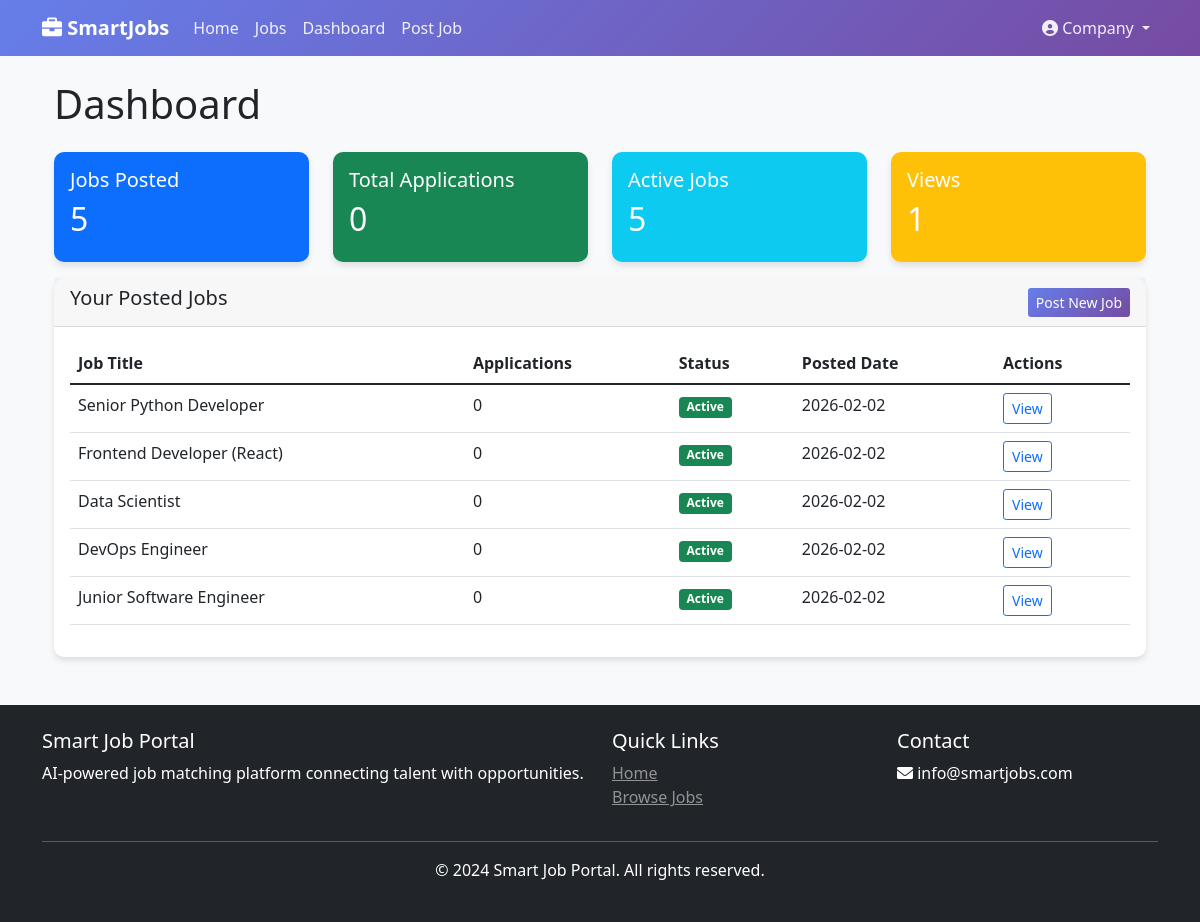
/dashboard (signed in), run on the app's committed database.
### app.py (models this page shows, shortened)
class User(UserMixin, db.Model):
    __tablename__ = 'users'
    id = db.Column(db.Integer, primary_key=True)
    email = db.Column(db.String(120), unique=True, nullable=False, index=True)
    password_hash = db.Column(db.String(256), nullable=False)
    first_name = db.Column(db.String(50))
    last_name = db.Column(db.String(50))
    user_type = db.Column(db.String(20), default='job_seeker')  # job_seeker, employer, admin
    phone = db.Column(db.String(20))
    created_at = db.Column(db.DateTime, default=datetime.utcnow)
    updated_at = db.Column(db.DateTime, default=datetime.utcnow, onupdate=datetime.utcnow)
    headline = db.Column(db.String(200))
    bio = db.Column(db.Text)
    skills = db.Column(db.Text)  # comma separated
    experience = db.Column(db.Text)
    education = db.Column(db.Text)
    location = db.Column(db.String(100))
    resume_text = db.Column(db.Text)
    preferred_locations = db.Column(db.Text)
    salary_expectation = db.Column(db.Integer)
    remote_preference = db.Column(db.Boolean, default=False)
    jobs_posted = db.relationship('Job', backref='employer', lazy=True)
    applications = db.relationship('Application', backref='applicant', lazy=True)
    def is_job_seeker(self):
        return self.user_type == 'job_seeker'

class Job(db.Model):
    __tablename__ = 'jobs'
    id = db.Column(db.Integer, primary_key=True)
    title = db.Column(db.String(200), nullable=False, index=True)
    description = db.Column(db.Text, nullable=False)
    requirements = db.Column(db.Text)
    company_name = db.Column(db.String(200), nullable=False, index=True)
    company_website = db.Column(db.String(200))
    company_description = db.Column(db.Text)
    job_type = db.Column(db.String(50))  # full-time, part-time, contract, internship, remote
    experience_level = db.Column(db.String(50))  # entry, mid, senior, executive
    education_required = db.Column(db.String(100))
    location = db.Column(db.String(200), index=True)
    city = db.Column(db.String(100))
    country = db.Column(db.String(100))
    is_remote = db.Column(db.Boolean, default=False)
    is_hybrid = db.Column(db.Boolean, default=False)
    salary_min = db.Column(db.Integer)
    salary_max = db.Column(db.Integer)
    salary_currency = db.Column(db.String(10), default='USD')
    status = db.Column(db.String(20), default='active')  # active, closed, draft
    is_featured = db.Column(db.Boolean, default=False)
    views_count = db.Column(db.Integer, default=0)
    posted_by = db.Column(db.Integer, db.ForeignKey('users.id'))
    posted_date = db.Column(db.DateTime, default=datetime.utcnow, index=True)
    expiry_date = db.Column(db.DateTime)
    created_at = db.Column(db.DateTime, default=datetime.utcnow)
    applications = db.relationship('Application', backref='job', lazy=True)

### app.py (the view)
@app.route('/dashboard')
@login_required
def dashboard():
    if current_user.is_job_seeker():
        applications = Application.query.filter_by(applicant_id=current_user.id)\
            .order_by(Application.applied_date.desc()).limit(10).all()
        recommendations = job_matcher.get_recommendations(current_user, limit=5)
        return render_template('dashboard.html',
                             user=current_user,
                             applications=applications,
                             recommendations=recommendations,
                             is_seeker=True)
    else:  # Employer
        jobs_posted = Job.query.filter_by(posted_by=current_user.id).all()
        total_applications = 0
        for job in jobs_posted:
            total_applications += len(job.applications)
        return render_template('dashboard.html',
                             user=current_user,
                             jobs_posted=jobs_posted,
                             total_applications=total_applications,
                             is_seeker=False)

### templates/dashboard.html (shortened to what this page needs)
{% extends "base.html" %}
{% block content %}
<div class="container mt-4">
    <h1 class="mb-4">Dashboard</h1>
    {% if is_seeker %}
    <div class="row">
        <div class="col-md-3 mb-3">
            <div class="card text-white bg-primary">
                <div class="card-body">
                    <h5 class="card-title">Applications</h5>
                    <h2>{{ applications|length }}</h2>
                </div>
            </div>
        </div>
        <div class="col-md-3 mb-3">
            <div class="card text-white bg-success">
                <div class="card-body">
                    <h5 class="card-title">Match Score</h5>
                    <h2>
                        {% if applications %}
                            {% set total = applications|sum(attribute='ai_score') %}
                            {{ (total / applications|length)|round(1) }}%
                        {% else %}
                            0%
                        {% endif %}
                    </h2>
                </div>
            </div>
        </div>
        <div class="col-md-3 mb-3">
            <div class="card text-white bg-info">
                <div class="card-body">
                    <h5 class="card-title">Pending</h5>
                    <h2>{{ applications|selectattr('status', 'equalto', 'pending')|list|length }}</h2>
                </div>
            </div>
        </div>
        <div class="col-md-3 mb-3">
            <div class="card text-white bg-warning">
                <div class="card-body">
                    <h5 class="card-title">Skills</h5>
                    <h2>{{ user.get_skills_list()|length }}</h2>
                </div>
            </div>
        </div>
    </div>
    <div class="card mb-4">
        <div class="card-header">
            <h5>Recent Applications</h5>
        </div>
        <div class="card-body">
            {% if applications %}
            <div class="table-responsive">
                <table class="table table-hover">
                    <thead>
                        <tr>
                            <th>Job Title</th>
                            <th>Company</th>
                            <th>Applied Date</th>
                            <th>Status</th>
                            <th>Match Score</th>
                        </tr>
                    </thead>
                    <tbody>
                        {% for app in applications %}
                        <tr>
                            <td>
                                <a href="{{ url_for('job_detail', job_id=app.job.id) }}">
                                    {{ app.job.title[:30] }}{% if app.job.title|length > 30 %}...{% endif %}
                                </a>
                            </td>
                            <td>{{ app.job.company_name }}</td>
                            <td>{{ app.applied_date.strftime('%Y-%m-%d') }}</td>
                            <td>
                                <span class="badge
                                    {% if app.status == 'pending' %}bg-warning
                                    {% elif app.status == 'reviewed' %}bg-info
                                    {% elif app.status == 'shortlisted' %}bg-success
                                    {% elif app.status == 'rejected' %}bg-danger
                                    {% else %}bg-primary{% endif %}">
                                    {{ app.status|title }}
                                </span>
                            </td>
                            <td>{{ app.ai_score|round(1) }}%</td>
                        </tr>
                        {% endfor %}
                    </tbody>
                </table>
            </div>
            {% else %}
            <div class="text-center py-4">
                <p class="text-muted">You haven't applied to any jobs yet.</p>
                <a href="{{ url_for('jobs') }}" class="btn btn-primary">Browse Jobs</a>
            </div>
            {% endif %}
        </div>
    </div>
    <div class="card">
        <div class="card-header">
            <h5>Recommended Jobs For You</h5>
        </div>
        <div class="card-body">
            {% if recommendations %}
            <div class="row">
                {% for rec in recommendations %}
                {% set job = rec.job %}
                {% set match = rec.match_scores %}
                <div class="col-md-6 mb-3">
                    <div class="card h-100">
                        <div class="card-body">
                            <h6 class="card-title">{{ job.title }}</h6>
                            <p class="card-text small text-muted">{{ job.company_name }}</p>
                            <p class="card-text small">
                                <i class="fas fa-map-marker-alt"></i> {{ job.location }}
                            </p>
                            <div class="d-flex align-items-center mb-2">
                                <span class="small me-2">Match:</span>
                                <div class="progress flex-grow-1" style="height: 8px;">
                                    <div class="progress-bar bg-success" style="width: {{ match.overall_score }}%"></div>
                                </div>
                                <span class="small ms-2">{{ match.overall_score|round }}%</span>
                            </div>
                            <a href="{{ url_for('job_detail', job_id=job.id) }}" class="btn btn-sm btn-primary">View Job</a>
                        </div>
                    </div>
                </div>
                {% endfor %}
            </div>
            {% else %}
            <div class="text-center py-4">
                <p class="text-muted">Complete your profile to get personalized job recommendations.</p>
                <a href="{{ url_for('profile') }}" class="btn btn-primary">Complete Profile</a>
            </div>
            {% endif %}
        </div>
    </div>
    {% else %}
    <div class="row">
        <div class="col-md-3 mb-3">
            <div class="card text-white bg-primary">
                <div class="card-body">
                    <h5 class="card-title">Jobs Posted</h5>
                    <h2>{{ jobs_posted|length }}</h2>
                </div>
            </div>
        </div>
        <div class="col-md-3 mb-3">
            <div class="card text-white bg-success">
                <div class="card-body">
                    <h5 class="card-title">Total Applications</h5>
                    <h2>{{ total_applications }}</h2>
                </div>
            </div>
        </div>
        <div class="col-md-3 mb-3">
            <div class="card text-white bg-info">
                <div class="card-body">
                    <h5 class="card-title">Active Jobs</h5>
                    <h2>{{ jobs_posted|selectattr('status', 'equalto', 'active')|list|length }}</h2>
                </div>
            </div>
        </div>
        <div class="col-md-3 mb-3">
            <div class="card text-white bg-warning">
                <div class="card-body">
                    <h5 class="card-title">Views</h5>
                    <h2>{{ jobs_posted|sum(attribute='views_count') }}</h2>
                </div>
            </div>
        </div>
    </div>
    <div class="card mb-4">
        <div class="card-header d-flex justify-content-between align-items-center">
            <h5>Your Posted Jobs</h5>
            <a href="{{ url_for('post_job') }}" class="btn btn-primary btn-sm">Post New Job</a>
        </div>
        <div class="card-body">
            {% if jobs_posted %}
            <div class="table-responsive">
                <table class="table table-hover">
                    <thead>
                        <tr>
                            <th>Job Title</th>
                            <th>Applications</th>
                            <th>Status</th>
                            <th>Posted Date</th>
                            <th>Actions</th>
                        </tr>
                    </thead>
                    <tbody>
                        {% for job in jobs_posted %}
                        <tr>
                            <td>{{ job.title }}</td>
                            <td>{{ job.applications|length }}</td>
                            <td>
                                <span class="badge
                                    {% if job.status == 'active' %}bg-success
                                    {% elif job.status == 'closed' %}bg-danger
                                    {% else %}bg-secondary{% endif %}">
                                    {{ job.status|title }}
                                </span>
                            </td>
                            <td>{{ job.posted_date.strftime('%Y-%m-%d') }}</td>
                            <td>
                                <a href="{{ url_for('job_detail', job_id=job.id) }}" class="btn btn-sm btn-outline-primary">View</a>
                            </td>
                        </tr>
                        {% endfor %}
                    </tbody>
                </table>
            </div>
            {% else %}
            <div class="text-center py-4">
                <p class="text-muted">You haven't posted any jobs yet.</p>
                <a href="{{ url_for('post_job') }}" class="btn btn-primary">Post Your First Job</a>
            </div>
            {% endif %}
        </div>
    </div>
    {% endif %}
</div>
{% endblock %}

### templates/base.html (shortened to what this page needs)
<!DOCTYPE html>
<html lang="en">
<head>
    <link href="https://cdn.jsdelivr.net/npm/bootstrap@5.1.3/dist/css/bootstrap.min.css" rel="stylesheet">
    <link rel="stylesheet" href="https://cdnjs.cloudflare.com/ajax/libs/font-awesome/6.0.0/css/all.min.css">
</head>
<body>
    <nav class="navbar navbar-expand-lg navbar-dark">
        <div class="container">
            <a class="navbar-brand" href="{{ url_for('index') }}">
                <i class="fas fa-briefcase"></i> SmartJobs
            </a>
            <div class="collapse navbar-collapse" id="navbarNav">
                <ul class="navbar-nav me-auto">
                    <li class="nav-item">
                        <a class="nav-link" href="{{ url_for('index') }}">Home</a>
                    </li>
                    <li class="nav-item">
                        <a class="nav-link" href="{{ url_for('jobs') }}">Jobs</a>
                    </li>
                    {% if current_user.is_authenticated %}
                        <li class="nav-item">
                            <a class="nav-link" href="{{ url_for('dashboard') }}">Dashboard</a>
                        </li>
                        {% if current_user.user_type == 'employer' %}
                            <li class="nav-item">
                                <a class="nav-link" href="{{ url_for('post_job') }}">Post Job</a>
                            </li>
                        {% endif %}
                    {% endif %}
                </ul>
                <ul class="navbar-nav">
                    {% if current_user.is_authenticated %}
                        <li class="nav-item dropdown">
                            <a class="nav-link dropdown-toggle" href="#" id="navbarDropdown" role="button" data-bs-toggle="dropdown">
                                <i class="fas fa-user-circle"></i> {{ current_user.first_name }}
                            </a>
                        </li>
                    {% endif %}
                </ul>
            </div>
        </div>
    </nav>
    <main class="container my-4">
        {% block content %}{% endblock %}
    </main>
    <footer class="bg-dark text-white py-4 mt-5">
        <div class="container">
            <div class="row">
                <div class="col-md-6">
                    <h5>Smart Job Portal</h5>
                    <p>AI-powered job matching platform connecting talent with opportunities.</p>
                </div>
                <div class="col-md-3">
                    <h5>Quick Links</h5>
                    <ul class="list-unstyled">
                        <li><a href="{{ url_for('index') }}" class="text-white-50">Home</a></li>
                        <li><a href="{{ url_for('jobs') }}" class="text-white-50">Browse Jobs</a></li>
                    </ul>
                </div>
                <div class="col-md-3">
                    <h5>Contact</h5>
                    <p><i class="fas fa-envelope"></i> info@smartjobs.com</p>
                </div>
            </div>
            <hr class="bg-light">
            <div class="text-center">
                <p>&copy; 2024 Smart Job Portal. All rights reserved.</p>
            </div>
        </div>
    </footer>
</body>
</html>

### data on the page
User: first_name "Company"
Job: title "Senior Python Developer", applications|length "0", status "Active", posted_date "2026-02-02"
Job: title "Frontend Developer (React)", applications|length "0", status "Active", posted_date "2026-02-02"
Job: title "Data Scientist", applications|length "0", status "Active", posted_date "2026-02-02"
Job: title "DevOps Engineer", applications|length "0", status "Active", posted_date "2026-02-02"
Job: title "Junior Software Engineer", applications|length "0", status "Active", posted_date "2026-02-02"

### other printed values
{{ jobs_posted|length }} "5"
{{ total_applications }} "0"
{{ jobs_posted|selectattr('status', 'equalto', 'active')|list|length }} "5"
{{ jobs_posted|sum(attribute='views_count') }} "1"
